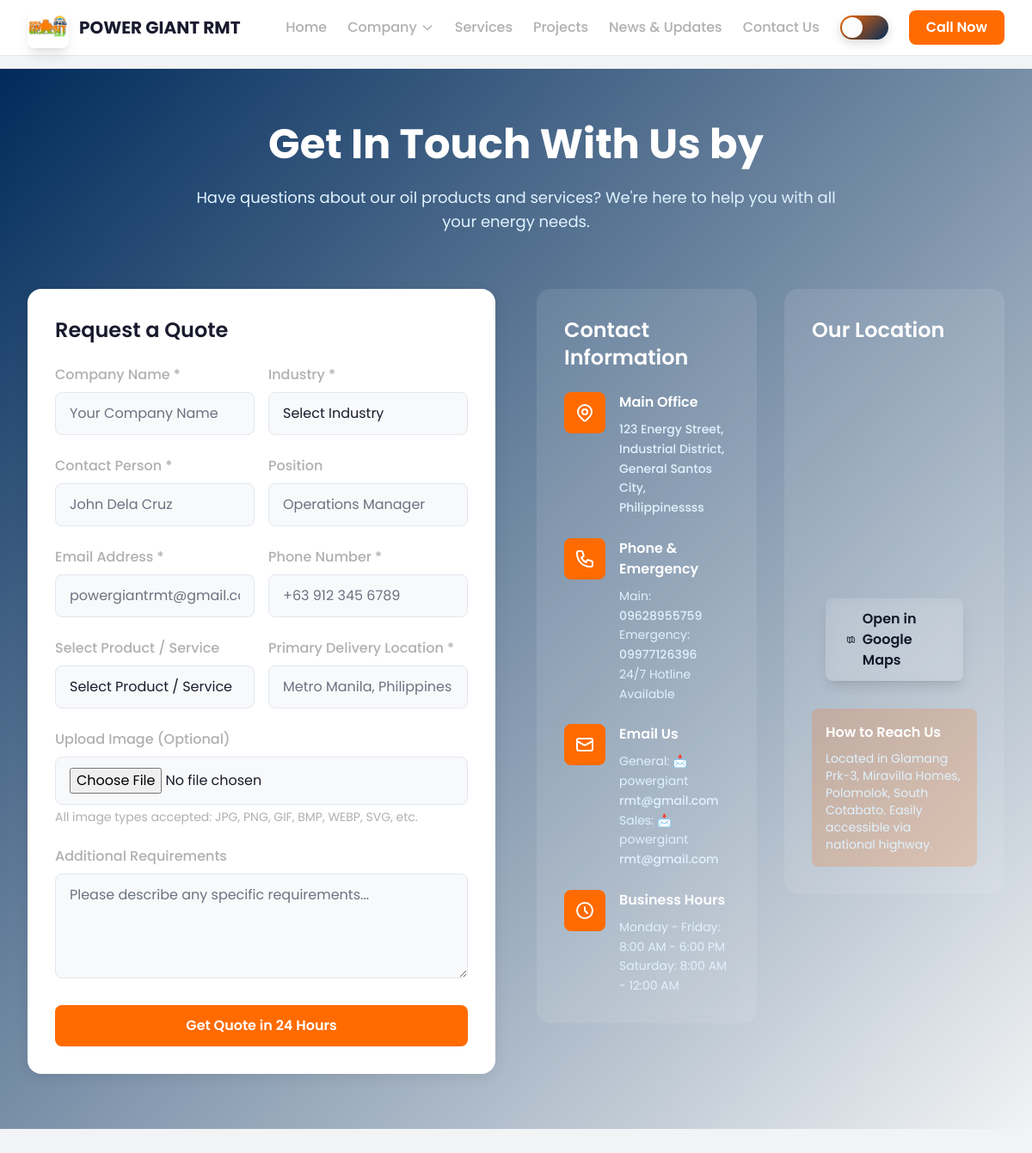
The page /pages/contact.php on the database its author committed.
### tables this page shows
CREATE TABLE `contact_content` (
  `id` int(11) NOT NULL,
  `section_name` varchar(100) NOT NULL,
  `content_title` varchar(255) DEFAULT NULL,
  `icon` varchar(50) DEFAULT NULL,
  `content_type` enum('text','image','contact_info') NOT NULL,
  `content_value` text DEFAULT NULL,
  `image_path` varchar(255) DEFAULT NULL,
  `display_order` int(11) DEFAULT 0,
  `created_at` timestamp NOT NULL DEFAULT current_timestamp(),
  `updated_at` timestamp NOT NULL DEFAULT current_timestamp() ON UPDATE current_timestamp()
);

### pages/contact.php (the view, shortened to what this page needs)
<?php
include 'header.php';
$database = new Database();
$db = $database->connect();
$stmt = $db->query("SELECT * FROM contact_content ORDER BY display_order, id");
$contact_content = $stmt->fetchAll(PDO::FETCH_ASSOC);
$contact = [];
foreach ($contact_content as $item) {
    if (!isset($contact[$item['section_name']])) {
        $contact[$item['section_name']] = $item;
    }
}
$contact_info = [];
$contact_mapping = [
    'company_address' => ['key'=>'address', 'icon'=>'location', 'title'=>'Main Office'],
    'phone_number'    => ['key'=>'phone',   'icon'=>'phone',   'title'=>'Phone & Emergency'],
    'email_address'   => ['key'=>'email',   'icon'=>'email',   'title'=>'Email Us'],
    'business_hours'  => ['key'=>'hours',   'icon'=>'clock',   'title'=>'Business Hours'],
];
foreach ($contact_mapping as $section_name => $config) {
    if (isset($contact[$section_name])) {
        $item = $contact[$section_name];
        $title = $item['content_title'] ?? $config['title'];
        $raw = $item['content_value'];
$value = preg_replace('/(\d{10,})/', '<a href="tel:$1" class="hover:text-secondary font-medium">$1</a>', $raw);
$value = preg_replace('/([a-zA-Z0-9._%+-]+@[a-zA-Z0-9.-]+\.[a-zA-Z]{2,})/',
            '<a href="mailto:$1" class="hover:text-secondary font-medium">$1</a>', $value);
if ($section_name === 'company_address') {
    $clean_address = strip_tags($raw);
    $maps_url      = "https://maps.google.com/?q=" . urlencode($clean_address);
    $value         = "<a href=\"$maps_url\" target=\"_blank\"
                        class=\"hover:text-secondary transition-colors font-medium\">
                        " . nl2br(htmlspecialchars($clean_address)) . "
                      </a>";
} else {
    $value = nl2br($value);
}
        $contact_info[$config['key']] = [
            'icon'    => $config['icon'],
            'title'   => htmlspecialchars($title),
            'content' => $value
        ];
    } else {
    }
}
?>
<link rel="stylesheet" href="style.css">
<main class="min-h-screen">
    <section id="contact" class="section-padding bg-gradient-to-br from-primary to-primary-800">
        <div class="container-custom">
            <div class="text-center mb-16">
                <h2 class="font-poppins font-bold text-3xl sm:text-4xl lg:text-5xl text-white mb-6">
                    <?php echo htmlspecialchars($contact['contact_title']['content_value'] ?? 'Get Your Custom Oil Solution'); ?>
                </h2>
                <p class="text-lg text-accent-100 max-w-3xl mx-auto">
                    <?php echo htmlspecialchars($contact['contact_description']['content_value'] ?? 'Power Giant RMT delivers tailored energy and transport solutions designed to meet your business needs with efficiency and reliability. Our experts are ready to provide personalized consultations and competitive quotes within 24 hours — ensuring seamless supply, safe delivery, and sustainable service that drive your operations forward.'); ?>
                </p>
            </div>
            <div class="grid grid-cols-1 lg:grid-cols-2 gap-12">
                <div class="bg-white rounded-2xl p-8 shadow-card">
                    <h3 class="font-poppins font-semibold text-2xl text-secondary-50 mb-6">
                        <?php echo htmlspecialchars($contact['form_title']['content_value'] ?? 'Request a Quote'); ?>
                    </h3>
                    <form id="contact-form" class="space-y-6" method="POST" enctype="multipart/form-data">
                        <div class="grid grid-cols-1 md:grid-cols-2 gap-4">
                            <div>
                                <label for="company-name" class="block text-text-secondary font-medium mb-2">Company Name *</label>
                                <input type="text" id="company-name" name="company-name" required class="form-input" placeholder="Your Company Name">
                            </div>
                            <div>
                                <label for="industry" class="block text-text-secondary font-medium mb-2">Industry *</label>
                                <select id="industry" name="industry" required class="form-input">
                                    <option value="">Select Industry</option>
                                </select>
                            </div>
                        </div>
                        <div class="grid grid-cols-1 md:grid-cols-2 gap-4">
                            <div>
                                <label for="contact-name" class="block text-text-secondary font-medium mb-2">Contact Person *</label>
                                <input type="text" id="contact-name" name="contact-name" required class="form-input" placeholder="John Dela Cruz">
                            </div>
                            <div>
                                <label for="position" class="block text-text-secondary font-medium mb-2">Position</label>
                                <input type="text" id="position" name="position" class="form-input" placeholder="Operations Manager">
                            </div>
                        </div>
                        <div class="grid grid-cols-1 md:grid-cols-2 gap-4">
                            <div>
                                <label for="email" class="block text-text-secondary font-medium mb-2">Email Address *</label>
                                <input type="email" id="email" name="email" required class="form-input" placeholder="powergiantrmt@gmail.com">
                            </div>
                            <div>
                                <label for="phone" class="block text-text-secondary font-medium mb-2">Phone Number *</label>
                                <input type="tel" id="phone" name="phone" required class="form-input" placeholder="+63 912 345 6789">
                            </div>
                        </div>
                        <div class="grid grid-cols-1 md:grid-cols-2 gap-4">
                            <div>
                                <label for="service" class="block text-text-secondary font-medium mb-2">Select Product / Service</label>
                                <select id="service" name="service" class="form-input" required>
                                    <option value="">Select Product / Service</option>
                                </select>
                            </div>
                            <div>
                                <label for="delivery-location" class="block text-text-secondary font-medium mb-2">Primary Delivery Location *</label>
                                <input type="text" id="delivery-location" name="delivery-location" class="form-input" placeholder="Metro Manila, Philippines" required>
                            </div>
                        </div>
                        <div>
                            <label for="attachment" class="block text-text-secondary font-medium mb-2">Upload Image (Optional)</label>
                            <input type="file" id="attachment" name="attachment" class="form-input" accept="image/*">
                            <p class="text-sm text-text-secondary mt-1">All image types accepted: JPG, PNG, GIF, BMP, WEBP, SVG, etc.</p>
                        </div>
                        <div>
                            <label for="message" class="block text-text-secondary font-medium mb-2">Additional Requirements</label>
                            <textarea id="message" name="message" rows="4" class="form-input" placeholder="Please describe any specific requirements..."></textarea>
                        </div>
                        <button type="submit" class="w-full btn-primary">
                            <?php echo htmlspecialchars($contact['submit_button_text']['content_value'] ?? 'Get Quote in 24 Hours'); ?>
                        </button>
                    </form>
                </div>
                <div class="space-y-8">
                    <div class="container-custom px-0">
                        <div class="grid grid-cols-1 lg:grid-cols-2 gap-8">
                            <div class="bg-white/10 backdrop-blur-sm rounded-2xl p-8">
                                <h3 class="font-poppins font-semibold text-2xl text-white mb-6">
                                    <?php echo htmlspecialchars($contact['contact_info_title']['content_value'] ?? 'Contact Information'); ?>
                                </h3>
                                <div class="space-y-6">
                                    <?php foreach (['address', 'phone', 'email', 'hours'] as $key):
                                        $info = $contact_info[$key];
                                    ?>
                                    <div class="flex items-start space-x-4 w-full">
                                        <div class="w-12 h-12 bg-secondary rounded-lg flex items-center justify-center flex-shrink-0">
                                            <?php if ($info['icon'] === 'location'): ?>
                                                <svg class="w-6 h-6 text-white" fill="none" stroke="currentColor" viewBox="0 0 24 24">
                                                    <path stroke-linecap="round" stroke-linejoin="round" stroke-width="2" d="M17.657 16.657L13.414 20.9a1.998 1.998 0 01-2.827 0l-4.244-4.243a8 8 0 1111.314 0z"></path>
                                                    <path stroke-linecap="round" stroke-linejoin="round" stroke-width="2" d="M15 11a3 3 0 11-6 0 3 3 0 016 0z"></path>
                                                </svg>
                                            <?php elseif ($info['icon'] === 'phone'): ?>
                                                <svg class="w-6 h-6 text-white" fill="none" stroke="currentColor" viewBox="0 0 24 24">
                                                    <path stroke-linecap="round" stroke-linejoin="round" stroke-width="2" d="M3 5a2 2 0 012-2h3.28a1 1 0 01.948.684l1.498 4.493a1 1 0 01-.502 1.21l-2.257 1.13a11.042 11.042 0 005.516 5.516l1.13-2.257a1 1 0 011.21-.502l4.493 1.498a1 1 0 01.684.949V19a2 2 0 01-2 2h-1C9.716 21 3 14.284 3 6V5z"></path>
                                                </svg>
                                            <?php elseif ($info['icon'] === 'email'): ?>
                                                <svg class="w-6 h-6 text-white" fill="none" stroke="currentColor" viewBox="0 0 24 24">
                                                    <path stroke-linecap="round" stroke-linejoin="round" stroke-width="2" d="M3 8l7.89 4.26a2 2 0 002.22 0L21 8M5 19h14a2 2 0 002-2V7a2 2 0 00-2-2H5a2 2 0 00-2 2v10a2 2 0 002 2z"></path>
                                                </svg>
                                            <?php elseif ($info['icon'] === 'clock'): ?>
                                                <svg class="w-6 h-6 text-white" fill="none" stroke="currentColor" viewBox="0 0 24 24">
                                                    <path stroke-linecap="round" stroke-linejoin="round" stroke-width="2" d="M12 8v4l3 3m6-3a9 9 0 11-18 0 9 9 0 0118 0z"></path>
                                                </svg>
                                            <?php endif; ?>
                                        </div>
                                        <div class="flex-1 min-w-0">
                                            <h4 class="font-poppins font-semibold text-white mb-2"><?php echo $info['title']; ?></h4>
                                            <p class="text-accent-100 break-words text-sm leading-relaxed">
                                                <?php echo $info['content']; ?>
                                            </p>
                                        </div>
                                    </div>
                                    <?php endforeach; ?>
                                </div>
                            </div>
                            <section id="sitemap">
                                <div class="bg-white/10 backdrop-blur-sm rounded-2xl p-8">
                                    <h3 class="font-poppins font-semibold text-2xl text-white mb-6">
                                        <?php echo htmlspecialchars($contact['location_title']['content_value'] ?? 'Our Location'); ?>
                                    </h3>
                                    <div class="rounded-xl overflow-hidden h-96 mb-4 relative">
                                        <iframe
                                            src="https://www.google.com/maps/embed?pb=!1m18!1m12!1m3!1d3963.783036039971!2d125.0975887!3d6.1640393!2m3!1f0!2f0!3f0!3m2!1i1024!2i768!4f13.1!3m3!1m2!1s0x32f799614fa7db2d%3A0x57a365ee6af39376!2sMiravilla%20Homes!5e0!3m2!1sen!2sph!4v1700000000000!5m2!1sen!2sph"
                                            width="100%" height="100%" style="border:0;" allowfullscreen="" loading="lazy" class="rounded-lg"></iframe>
                                        <div class="absolute bottom-4 left-4 right-4 flex justify-center">
                                            <a href="https://maps.google.com/?q=Miravilla+Homes+Polomolok+South+Cotabato" target="_blank"
                                               class="bg-white/90 backdrop-blur-sm text-gray-900 px-6 py-3 rounded-lg font-semibold hover:bg-white transition-all duration-300 shadow-lg flex items-center space-x-2">
                                                <span>Open in Google Maps</span>
                                            </a>
                                        </div>
                                    </div>
                                    <div class="bg-secondary/20 rounded-lg p-4">
                                        <h4 class="font-poppins font-semibold text-white mb-2">
                                            <?php echo htmlspecialchars($contact['location_guide_title']['content_value'] ?? 'How to Reach Us'); ?>
                                        </h4>
                                        <p class="text-accent-100 text-sm">
                                            <?php echo htmlspecialchars($contact['location_guide']['content_value'] ?? 'Located in Glamang Prk-3, Miravilla Homes, Polomolok, South Cotabato. Easily accessible via national highway.'); ?>
                                        </p>
                                    </div>
                                </div>
                            </section>
                        </div>
                    </div>
                </div>
            </div>
        </div>
    </section>
</main>

### pages/style.css (style rules this page uses)
:root { --primary: #1e40af; --secondary: #dc2626; --primary-50: #dbeafe; --secondary-50: #fecaca; --text-primary: #1f2937; --text-secondary: #6b7280; }
.backdrop-blur-sm { backdrop-filter: blur(8px); -webkit-backdrop-filter: blur(8px); }
:root { --bg-primary: #ffffff; --bg-secondary: #f8f9fa; --bg-surface: #f1f3f4; --bg-accent: #e8f4f8; --text-primary: #1a1a2e; --text-secondary: #4a5568; --text-muted: #718096; --border-color: #e2e8f0; --shadow-light: rgba(0, 0, 0, 0.08); --shadow-medium: rgba(0, 0, 0, 0.12); --shadow-heavy: rgba(0, 0, 0, 0.16); --gradient-overlay: rgba(255, 255, 255, 0.9); --glass-bg: rgba(255, 255, 255, 0.1); --navbar-bg: rgba(255, 255, 255, 0.95); --card-bg: rgba(255, 255, 255, 1); }
* { transition: background-color 0.3s ease, border-color 0.3s ease, color 0.3s ease, box-shadow 0.3s ease; }
body { background-color: var(--bg-primary) !important; color: var(--text-primary) !important; }
.bg-surface { background-color: var(--bg-surface) !important; }
.bg-white { background-color: var(--bg-primary) !important; }
.text-text-secondary { color: #b0b0b0; position: relative; text-decoration: none; cursor: pointer; transition: color 0.3s ease; }
html { scroll-behavior: smooth; }
.shadow-card { box-shadow: 0 4px 16px var(--shadow-light) !important; }
.form-input { background-color: var(--bg-secondary) !important; border: 1px solid var(--border-color) !important; color: var(--text-primary) !important; }
.backdrop-blur-sm { background-color: var(--glass-bg) !important; }

### pages/contact.php (style rules this page uses)
.break-words { word-break: break-word; overflow-wrap: break-word; }
.min-w-0 { min-width: 0; }

### rows shown on the page
contact_content: content_value "Get In Touch With Us by"
contact_content: content_value "Have questions about our oil products and services? We're here to help you with all your energy needs."
contact_content: title "Main Office", content_value "123 Energy Street, Industrial District, General Santos City, Philippinessss"
contact_content: content_value "Main: 09628955759 Emergency: 09977126396 24/7 Hotline Available"
contact_content: content_value "General: 📩powergiant rmt@gmail.com Sales: 📩powergiant rmt@gmail.com"
contact_content: content_value "Monday - Friday: 8:00 AM - 6:00 PM Saturday: 8:00 AM - 12:00 AM"

### other values the page prints
$contact['form_title']['content_value'] "Request a Quote"
$contact['submit_button_text']['content_value'] "Get Quote in 24 Hours"
$contact['contact_info_title']['content_value'] "Contact Information"
$info['title'] "Phone & Emergency"
$info['title'] "Email Us"
$info['title'] "Business Hours"
$contact['location_title']['content_value'] "Our Location"
$contact['location_guide_title']['content_value'] "How to Reach Us"
$contact['location_guide']['content_value'] "Located in Glamang Prk-3, Miravilla Homes, Polomolok, South Cotabato. Easily accessible via national highway."
